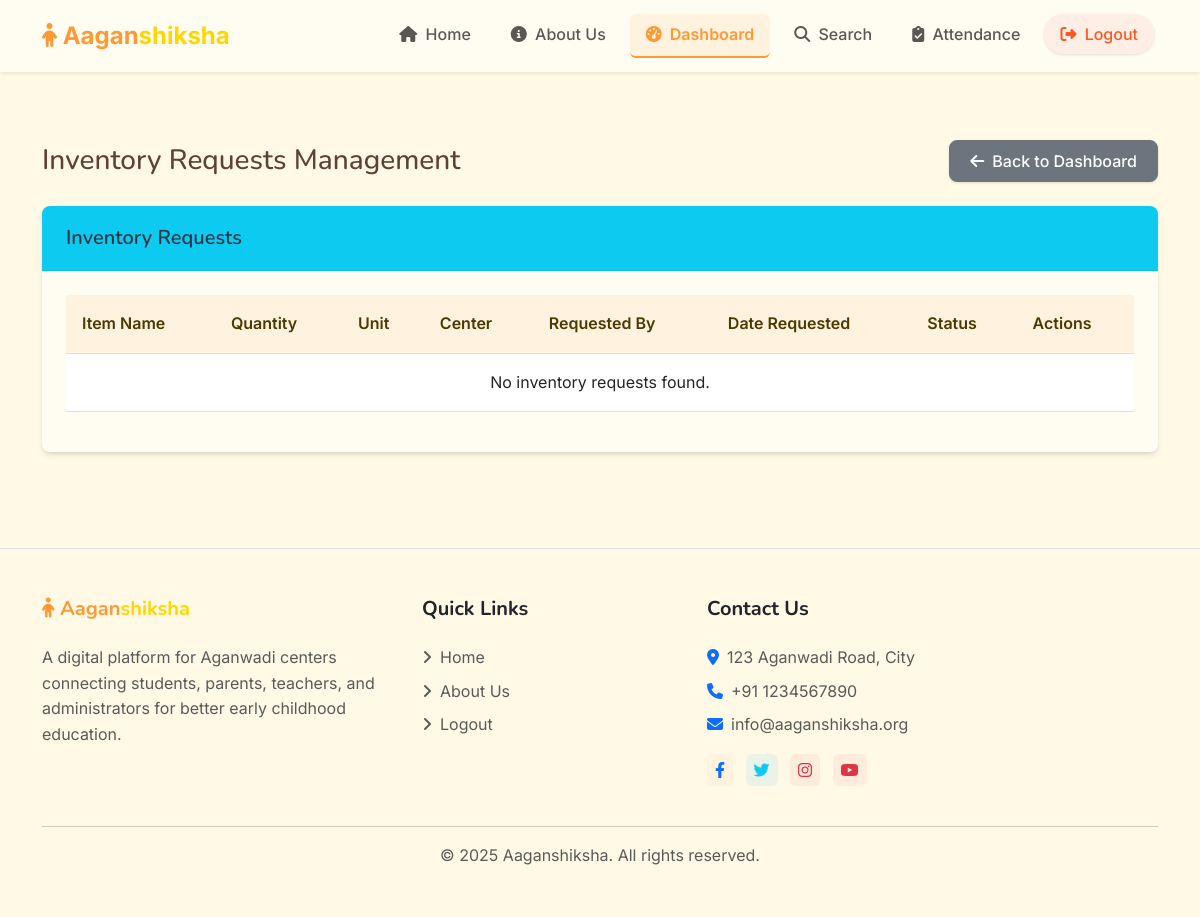
The app's page /admin/inventory-requests (signed in), older data.
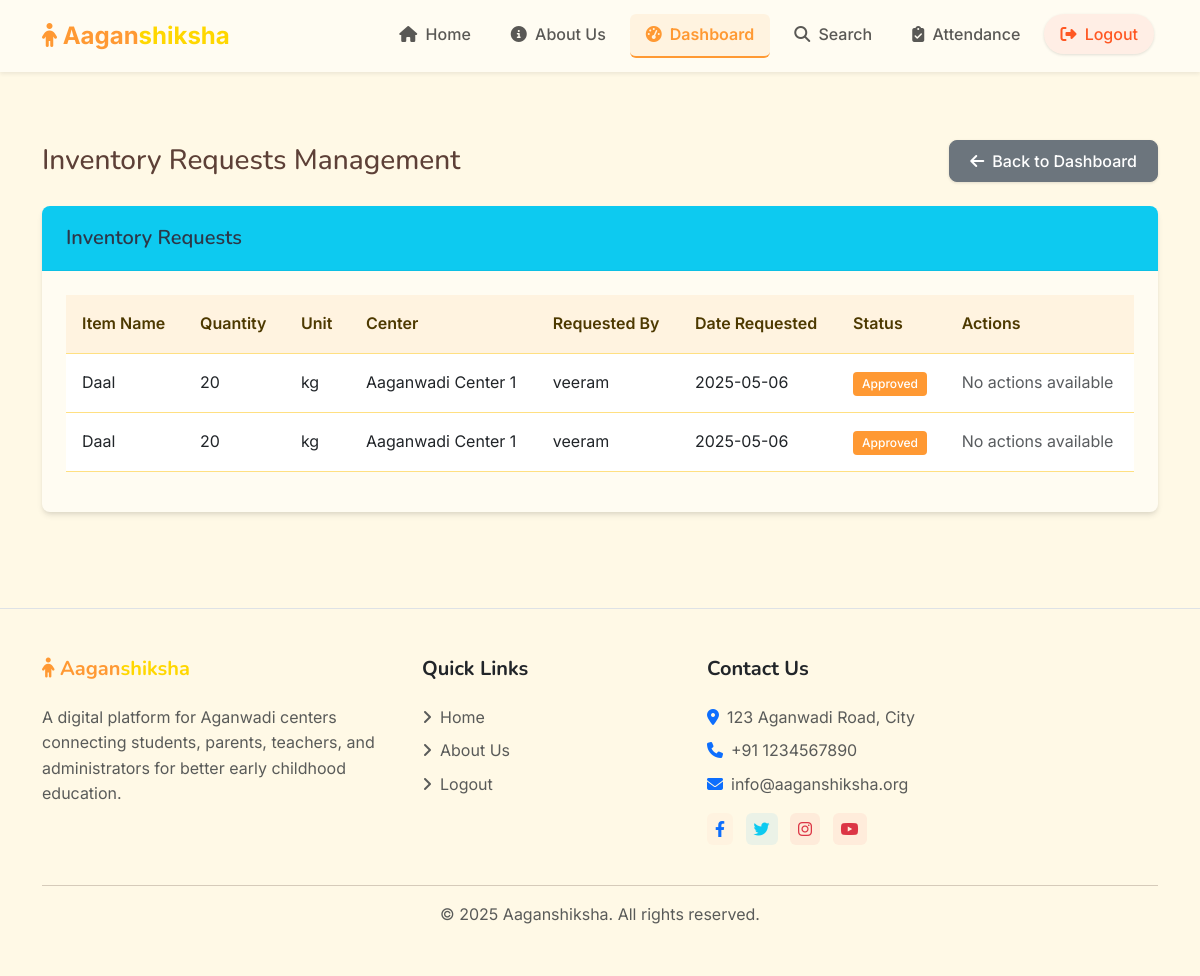
The same page, newer data.
### models.py (models this page shows, shortened)
class InventoryRequest(db.Model):
    id = db.Column(db.Integer, primary_key=True, autoincrement=True)
    item_name = db.Column(db.String(100), nullable=False)
    quantity = db.Column(db.Integer, default=0)
    unit = db.Column(db.String(20))
    description = db.Column(db.Text)
    center_id = db.Column(db.Integer, db.ForeignKey('center.id'), nullable=False)
    user_id = db.Column(db.Integer, db.ForeignKey('user.id'), nullable=False)
    status = db.Column(db.String(20), default='pending')  # 'pending', 'approved', 'rejected'
    created_at = db.Column(db.DateTime, default=datetime.utcnow)
    updated_at = db.Column(db.DateTime, default=datetime.utcnow, onupdate=datetime.utcnow)
    center = db.relationship('Center', backref='inventory_requests')
    requester = db.relationship('User', foreign_keys=[user_id], backref='requested_inventory_items')

class Center(db.Model):
    id = db.Column(db.Integer, primary_key=True)
    name = db.Column(db.String(100), nullable=False)
    address = db.Column(db.String(200), nullable=False)
    contact_number = db.Column(db.String(15))
    email = db.Column(db.String(120))
    created_at = db.Column(db.DateTime, default=datetime.utcnow)
    students = db.relationship('Student', backref='center', lazy=True)
    inventory_items = db.relationship('Inventory', backref='center', lazy=True)

class User(UserMixin, db.Model):
    id = db.Column(db.Integer, primary_key=True)
    username = db.Column(db.String(64), unique=True, nullable=False)
    email = db.Column(db.String(120), unique=True, nullable=False)
    password_hash = db.Column(db.String(256), nullable=False)
    role = db.Column(db.String(20), nullable=False)  # 'admin', 'teacher'
    aadhar_number = db.Column(db.String(12), unique=True, nullable=False)
    phone_number = db.Column(db.String(15), nullable=True)
    address = db.Column(db.String(200), nullable=True)
    created_at = db.Column(db.DateTime, default=datetime.utcnow)
    center_id = db.Column(db.Integer, db.ForeignKey('center.id'), nullable=True)  # Only required for teachers
    center = db.relationship('Center', backref='teachers', lazy=True)
    complaints = db.relationship('Complaint', backref='author', lazy=True)
    nutrition_tips = db.relationship('NutritionTip', backref='created_by', lazy=True)
    activities = db.relationship('Activity', backref='created_by', lazy=True)

### routes/admin.py (the view)
@admin_bp.route('/inventory-requests')
@login_required
@admin_required
def inventory_requests():
    requests = InventoryRequest.query.order_by(InventoryRequest.created_at.desc()).all()
    print(f"Found {len(requests)} inventory requests")
    requests_with_data = db.session.query(
        InventoryRequest,
        User.username.label('requester_name'),
        Center.name.label('center_name')
    ).join(
        User, User.id == InventoryRequest.user_id
    ).join(
        Center, Center.id == InventoryRequest.center_id
    ).order_by(InventoryRequest.created_at.desc()).all()
    return render_template('admin/inventory_requests.html', inventory_requests=requests_with_data)

### templates/admin/inventory_requests.html (shortened to what this page needs)
{% extends 'base.html' %}
{% block content %}
<div class="container py-4">
    <div class="d-flex justify-content-between align-items-center mb-4">
        <h1 class="h3 mb-0">Inventory Requests Management</h1>
        <a href="{{ url_for('admin.dashboard') }}" class="btn btn-secondary">
            <i class="fas fa-arrow-left me-2"></i>Back to Dashboard
        </a>
    </div>
    <div class="card">
        <div class="card-header bg-info text-white">
            <h5 class="mb-0">Inventory Requests</h5>
        </div>
        <div class="card-body">
            <div class="table-responsive">
                <table class="table table-hover">
                    <thead>
                        <tr>
                            <th>Item Name</th>
                            <th>Quantity</th>
                            <th>Unit</th>
                            <th>Center</th>
                            <th>Requested By</th>
                            <th>Date Requested</th>
                            <th>Status</th>
                            <th>Actions</th>
                        </tr>
                    </thead>
                    <tbody>
                        {% if inventory_requests %}
                            {% for item in inventory_requests %}
                                {% set request = item[0] if item is iterable and item|length > 1 else item %}
                                <tr>
                                    <td>{{ request.item_name }}</td>
                                    <td>{{ request.quantity }}</td>
                                    <td>{{ request.unit }}</td>
                                    <td>
                                        {% if item is iterable and item|length > 1 %}
                                            {{ item.center_name }}
                                        {% else %}
                                            {{ request.center.name if request.center else 'Unknown' }}
                                        {% endif %}
                                    </td>
                                    <td>
                                        {% if item is iterable and item|length > 1 %}
                                            {{ item.requester_name }}
                                        {% else %}
                                            {{ request.requester.username if request.requester else 'Unknown' }}
                                        {% endif %}
                                    </td>
                                    <td>{{ request.created_at.strftime('%Y-%m-%d') }}</td>
                                    <td>
                                        <span class="badge {% if request.status == 'pending' %}bg-warning{% elif request.status == 'approved' %}bg-success{% else %}bg-danger{% endif %}">
                                            {{ request.status.capitalize() }}
                                        </span>
                                    </td>
                                    <td>
                                        {% if request.status == 'pending' %}
                                            <div class="btn-group btn-group-sm">
                                                <form action="{{ url_for('admin.approve_inventory_request', id=request.id) }}" method="POST" style="display: inline;">
                                                    <input type="hidden" name="csrf_token" value="{{ csrf_token() }}">
                                                    <button type="submit" class="btn btn-success" title="Approve">
                                                        <i class="fas fa-check"></i>
                                                    </button>
                                                </form>
                                                <form action="{{ url_for('admin.reject_inventory_request', id=request.id) }}" method="POST" style="display: inline;">
                                                    <input type="hidden" name="csrf_token" value="{{ csrf_token() }}">
                                                    <button type="submit" class="btn btn-danger" title="Reject">
                                                        <i class="fas fa-times"></i>
                                                    </button>
                                                </form>
                                            </div>
                                        {% else %}
                                            <span class="text-muted">No actions available</span>
                                        {% endif %}
                                    </td>
                                </tr>
                            {% endfor %}
                        {% else %}
                            <tr>
                                <td colspan="8" class="text-center">No inventory requests found.</td>
                            </tr>
                        {% endif %}
                    </tbody>
                </table>
            </div>
        </div>
    </div>
</div>
{% endblock %}

### templates/base.html (shortened to what this page needs)
<!DOCTYPE html>
<html lang="en" data-bs-theme="light">
<head>
    <link href="https://cdn.jsdelivr.net/npm/bootstrap@5.3.0/dist/css/bootstrap.min.css" rel="stylesheet">
    <link rel="stylesheet" href="https://cdnjs.cloudflare.com/ajax/libs/font-awesome/6.4.0/css/all.min.css">
    <link rel="stylesheet" href="https://cdnjs.cloudflare.com/ajax/libs/animate.css/4.1.1/animate.min.css">
    <link rel="stylesheet" href="{{ url_for('static', filename='css/style.css') }}">
</head>
<body>
    <nav class="navbar navbar-expand-lg fixed-top shadow-sm navbar-light" style="background-color: #FFFCF2;">
        <div class="container">
            <a class="navbar-brand fw-bold" href="{{ url_for('home.index') }}">
                <i class="fas fa-child" style="color: #FF9933; background: transparent;"></i>
                <span style="color: #FF9933;">Aagan</span><span style="color: #FFD700;">shiksha</span>
            </a>
            <div class="collapse navbar-collapse" id="navbarNav">
                <ul class="navbar-nav ms-auto">
                    <li class="nav-item mx-1">
                        <a class="nav-link rounded px-3 {% if request.path == '/' %}active{% endif %}" href="{{ url_for('home.index') }}">
                            <i class="fas fa-home me-1"></i> Home
                        </a>
                    </li>
                    <li class="nav-item mx-1">
                        <a class="nav-link rounded px-3 {% if request.path == '/about' %}active{% endif %}" href="{{ url_for('home.about') }}">
                            <i class="fas fa-info-circle me-1"></i> About Us
                        </a>
                    </li>
                    {% if current_user.is_authenticated %}
                        {% if current_user.role == 'admin' %}
                            <li class="nav-item mx-1">
                                <a class="nav-link rounded px-3 {% if '/admin/' in request.path and not '/admin/search' in request.path %}active{% endif %}" href="{{ url_for('admin.dashboard') }}">
                                    <i class="fas fa-tachometer-alt me-1"></i> Dashboard
                                </a>
                            </li>
                            <li class="nav-item mx-1">
                                <a class="nav-link rounded px-3 {% if '/admin/search' in request.path %}active{% endif %}" href="{{ url_for('admin.search') }}">
                                    <i class="fas fa-search me-1"></i> Search
                                </a>
                            </li>
                        {% elif current_user.role == 'teacher' %}
                            <li class="nav-item mx-1">
                                <a class="nav-link rounded px-3 {% if '/teacher/' in request.path %}active{% endif %}" href="{{ url_for('teacher.dashboard') }}">
                                    <i class="fas fa-chalkboard-teacher me-1"></i> Dashboard
                                </a>
                            </li>
                        {% endif %}
                        <li class="nav-item mx-1">
                            <a class="nav-link rounded px-3 {% if '/attendance/' in request.path %}active{% endif %}" href="{{ url_for('attendance.index') }}">
                                <i class="fas fa-clipboard-check me-1"></i> Attendance
                            </a>
                        </li>
                        <li class="nav-item mx-1">
                            <a class="nav-link rounded-pill btn btn-soft-danger px-3" href="{{ url_for('auth.logout') }}">
                                <i class="fas fa-sign-out-alt me-1"></i> Logout
                            </a>
                        </li>
                    {% else %}
                        <li class="nav-item mx-1">
                            <a class="nav-link rounded-pill btn btn-soft-primary px-3 {% if '/auth/login' in request.path %}active{% endif %}" href="{{ url_for('auth.login') }}">
                                <i class="fas fa-sign-in-alt me-1"></i> Login
                            </a>
                        </li>
                    {% endif %}
                </ul>
            </div>
        </div>
    </nav>
    <div style="height: 76px;"></div>
    <main class="py-4">
        {% block content %}{% endblock %}
    </main>
    <footer style="background-color: #FFF9E6;" class="py-5 mt-5 border-top">
        <div class="container">
            <div class="row g-4">
                <div class="col-lg-4 col-md-6">
                    <div class="mb-4">
                        <h5 class="fw-bold mb-4">
                            <i class="fas fa-child" style="color: #FF9933;"></i>
                            <span style="color: #FF9933;">Aagan</span><span style="color: #FFD700;">shiksha</span>
                        </h5>
                        <p class="text-muted">A digital platform for Aganwadi centers connecting students, parents, teachers, and administrators for better early childhood education.</p>
                    </div>
                </div>
                <div class="col-lg-3 col-md-6">
                    <div class="mb-4">
                        <h5 class="fw-bold text-dark mb-4">Quick Links</h5>
                        <ul class="list-unstyled">
                            <li class="mb-2"><a href="{{ url_for('home.index') }}" class="text-decoration-none text-muted"><i class="fas fa-angle-right me-2"></i>Home</a></li>
                            <li class="mb-2"><a href="{{ url_for('home.about') }}" class="text-decoration-none text-muted"><i class="fas fa-angle-right me-2"></i>About Us</a></li>
                            {% if current_user.is_authenticated %}
                                <li class="mb-2"><a href="{{ url_for('auth.logout') }}" class="text-decoration-none text-muted"><i class="fas fa-angle-right me-2"></i>Logout</a></li>
                            {% else %}
                                <li class="mb-2"><a href="{{ url_for('auth.login') }}" class="text-decoration-none text-muted"><i class="fas fa-angle-right me-2"></i>Login</a></li>
                            {% endif %}
                        </ul>
                    </div>
                </div>
                <div class="col-lg-5 col-md-6">
                    <div class="mb-4">
                        <h5 class="fw-bold text-dark mb-4">Contact Us</h5>
                        <div class="text-muted">
                            <p class="mb-2"><i class="fas fa-map-marker-alt text-primary me-2"></i>123 Aganwadi Road, City</p>
                            <p class="mb-2"><i class="fas fa-phone text-primary me-2"></i>+91 1234567890</p>
                            <p class="mb-2"><i class="fas fa-envelope text-primary me-2"></i>info@aaganshiksha.org</p>
                        </div>
                        <div class="social-icons mt-3">
                            <a href="#" class="text-decoration-none me-2"><i class="fab fa-facebook-f p-2 rounded bg-soft-primary text-primary"></i></a>
                            <a href="#" class="text-decoration-none me-2"><i class="fab fa-twitter p-2 rounded bg-soft-info text-info"></i></a>
                            <a href="#" class="text-decoration-none me-2"><i class="fab fa-instagram p-2 rounded bg-soft-danger text-danger"></i></a>
                            <a href="#" class="text-decoration-none"><i class="fab fa-youtube p-2 rounded bg-soft-danger text-danger"></i></a>
                        </div>
                    </div>
                </div>
            </div>
            <hr>
            <div class="text-center text-muted">
                <p class="mb-0">&copy; {{ current_year|default(2025) }} Aaganshiksha. All rights reserved.</p>
            </div>
        </div>
    </footer>
</body>
</html>

Row changes from the older to the newer data that the page shows:
added InventoryRequest: item_name "Daal", quantity "20", unit "kg", center_name "Aaganwadi Center 1", requester_name "veeram", created_at "2025-05-06", status "Approved", shows "No actions available"
added InventoryRequest: item_name "Daal", quantity "20", unit "kg", center_name "Aaganwadi Center 1", requester_name "veeram", created_at "2025-05-06", status "Approved", shows "No actions available"
Text that changed along with them:
text no longer shown: "No inventory requests found."
